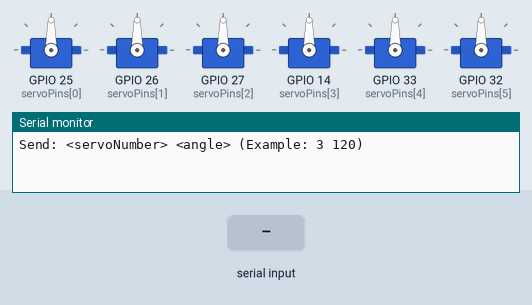
Bench run of a sketch on a simulated ESP32. On the bench: 6 × servo, the last lines printed to the serial monitor. The test bench sets the inputs (shaded band). Nothing arrives over Bluetooth unless stated.

Above: at 1.2 s.
1.3 s: "5\n" received over the second serial link
At 2.41 s:
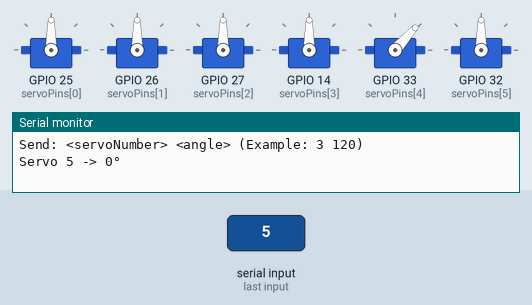
At 3.0 s:
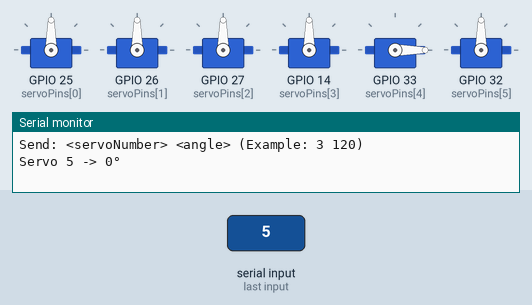
Timing chart, 0 to 4.5 s (numbered marks = the images above; inputs shaded):
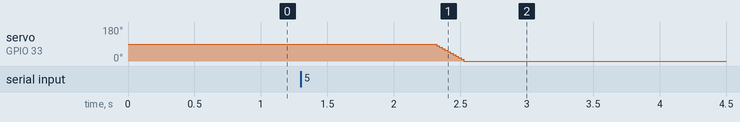

The sketch:

Billiards_Robot.ino
```cpp
#include <BluetoothSerial.h>
#include <ESP32Servo.h>

BluetoothSerial SerialBT;

#define NUM_SERVOS 6

// Servo Pins
int servoPins[NUM_SERVOS] = {25, 26, 27, 14, 33, 32};

Servo servos[NUM_SERVOS];
int currentAngle[NUM_SERVOS];
int targetAngle[NUM_SERVOS];

// Angle limits (edit if a joint binds)
int minLimit[NUM_SERVOS] = {0, 0, 0, 0, 0, 0};
int maxLimit[NUM_SERVOS] = {180, 180, 180, 180, 180, 180};

// Smooth speed control
const int STEP_SIZE = 2;
const int STEP_DELAY = 5;

void setup() {
  Serial.begin(115200);
  SerialBT.begin("ESP32_RobotArm_Slider");

  Serial.println("Send: <servoNumber> <angle> (Example: 3 120)");

  for(int i = 0; i < NUM_SERVOS; i++) {
    servos[i].attach(servoPins[i]);
    currentAngle[i] = 90;      // start at 90° neutral position
    targetAngle[i] = 90;
    servos[i].write(90);
  }
}

void loop() {

  // If data received like: "3 120"
  if (SerialBT.available()) {
    int id = SerialBT.parseInt();     // Servo index
    int angle = SerialBT.parseInt();  // Angle value

    if (id >= 1 && id <= 6) {
      int index = id - 1;
      angle = constrain(angle, minLimit[index], maxLimit[index]);
      targetAngle[index] = angle;

      Serial.printf("Servo %d -> %d°\n", id, angle);
      SerialBT.printf("OK %d %d\n", id, angle);
    }
  }

  // Smooth motion section
  for(int i = 0; i < NUM_SERVOS; i++) {
    if(currentAngle[i] != targetAngle[i]) {
      if(targetAngle[i] > currentAngle[i]) currentAngle[i] += STEP_SIZE;
      else currentAngle[i] -= STEP_SIZE;

      servos[i].write(currentAngle[i]);
      delay(STEP_DELAY);
    }
  }
}
```

Measured:
- after the input at 1.3 s, servo on GPIO 33 (servoPins[4]): moves from 90° to 0° over 0.23 s, starting after 1.0 s
